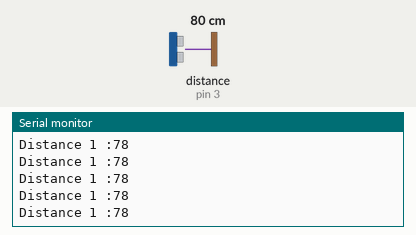
Recording of a sketch running on a simulated Arduino Uno, built with avr-gcc and run on an emulated ATmega328P. Parts: the last lines printed to the serial monitor. Wiring (inferred from the names in the program): ultrasonic range finder: trigger pin 2; echo pin 3. The test bench sets the inputs (shaded band); at power-on: distance to the obstacle (sensor on pin 3) 80 cm. The echo pulse lasts 58.3 µs per cm.

Above: at 1.2 s.
1.3 s: distance to the obstacle (sensor on pin 3) set to 2 cm
At 2.1 s:
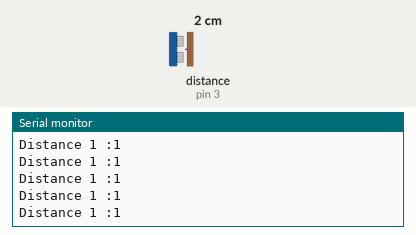
2.8 s: distance to the obstacle (sensor on pin 3) set to 18 cm
At 3.7 s:
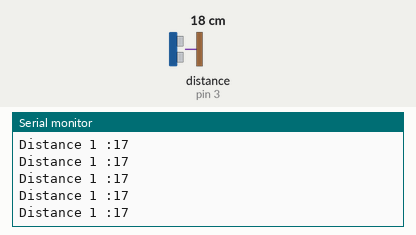
5.8 s: distance to the obstacle (sensor on pin 3) set to 299 cm
At 6.7 s:
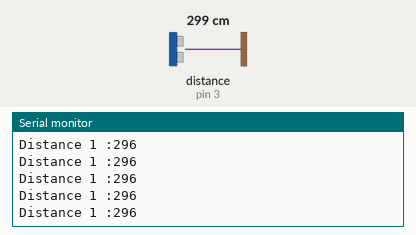
8.8 s: distance to the obstacle (sensor on pin 3) set to 35 cm
At 9.8 s:
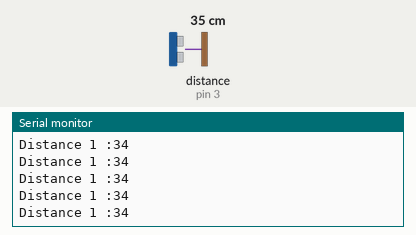
Timing chart, 0 to 11.8 s (numbered marks = the images above; inputs shaded):
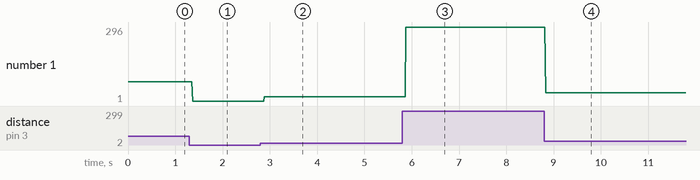

The sketch:

Arduino_1.ino
```cpp
int trig1 = 2;
int echo1 = 3;
int trig2 = 4;
int echo2 = 5;
long duration1;
long distance1;
long duration2;
long distance2;
void setup() {
  // put your setup code here, to run once:
pinMode(trig1, OUTPUT);
pinMode(echo1, INPUT);
pinMode(trig2, OUTPUT);
pinMode(echo2, INPUT);
Serial.begin(9600);
}

void loop() {
  // put your main code here, to run repeatedly:
digitalWrite(trig1, LOW);
delayMicroseconds(2);
digitalWrite(trig1, HIGH);
delayMicroseconds(10);
digitalWrite(trig1, LOW);
duration1 = pulseIn(echo1, HIGH);
distance1 = duration1 * 0.034 / 2;
Serial.print("Distance 1 :");
Serial.println(distance1);
}
```

Measured:
- after the input at 1.3 s, the serial monitor: prints a new line after 0.07 s (image 1)
- after the input at 2.8 s, the serial monitor: prints a new line after 0.08 s (image 2)
- after the input at 5.8 s, the serial monitor: prints a new line after 0.08 s (image 3)
- after the input at 8.8 s, the serial monitor: prints a new line at once (image 4)
- plotted number 1: 1 → 17 after the input at 2.8 s, 17 → 296 after the input at 5.8 s, 296 → 34 after the input at 8.8 s
